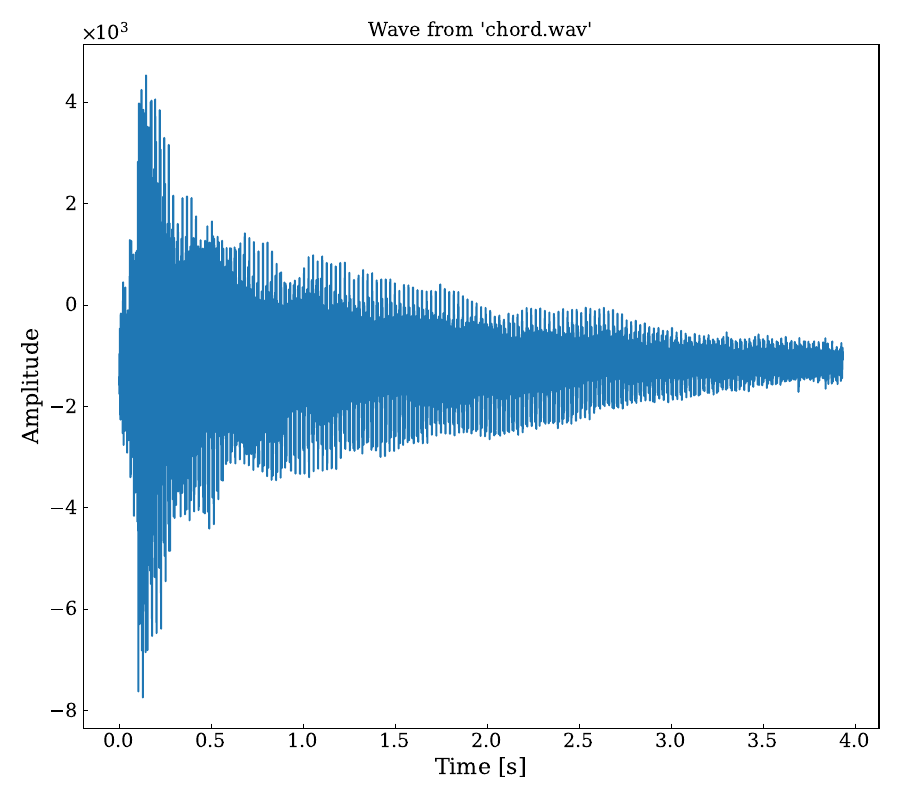

Generate this figure with Python:
from pathlib import Path

import matplotlib.pyplot as plt
import numpy as np
import scipy

from sat.common import set_custom_pyplot_styles

sample_rate, wave = scipy.io.wavfile.read("./data/chord.wav")

wave = wave[int(8.6e4) :]
time = np.arange(wave.size) / sample_rate

if __name__ == "__main__":
    set_custom_pyplot_styles()

    plt.plot(time, wave)

    plt.title("Wave from 'chord.wav'")
    plt.xlabel("Time [s]")
    plt.ylabel("Amplitude")

    plt.tight_layout()
    plt.savefig(Path(__file__).with_suffix(".pdf"))
    plt.show()
